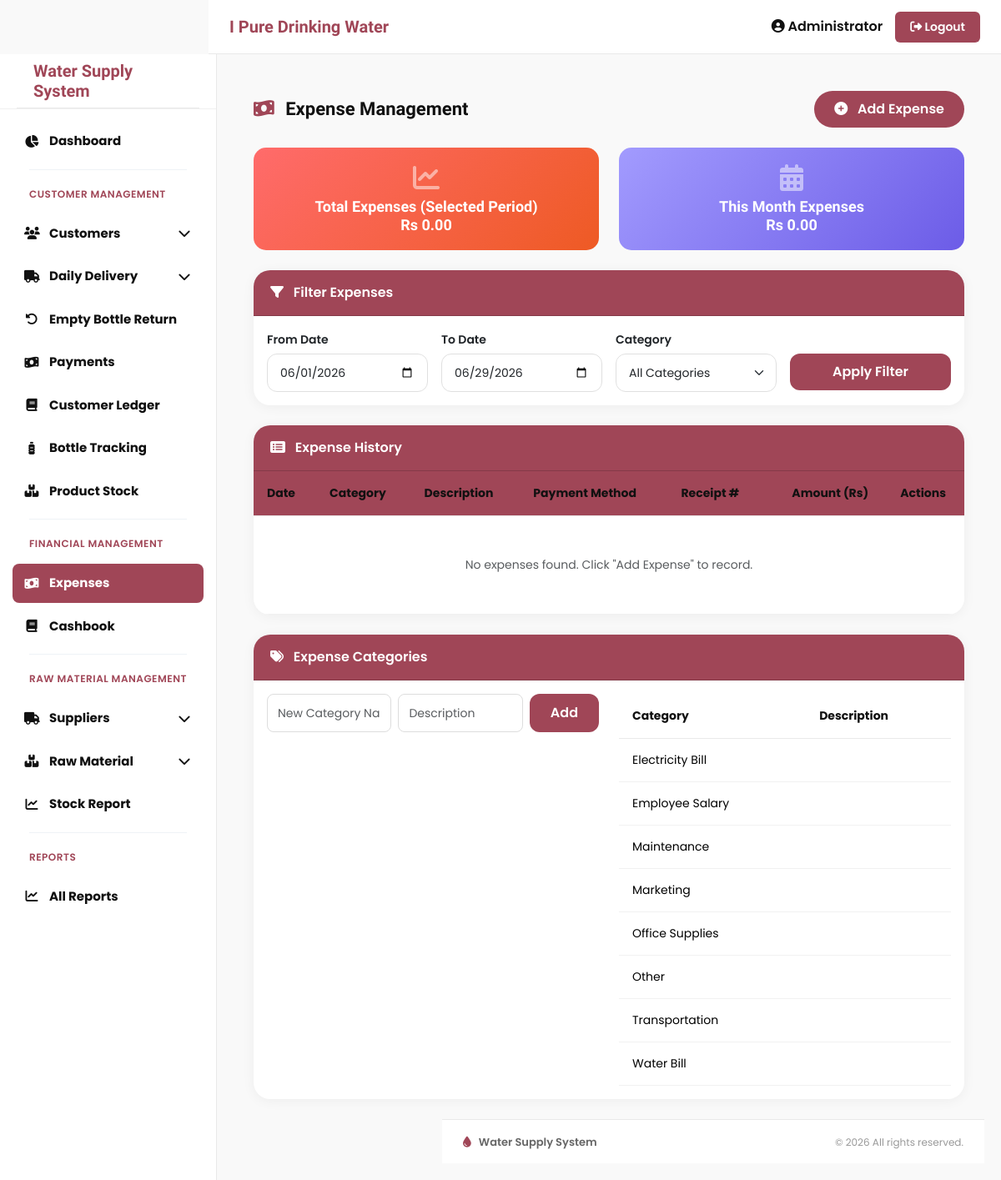
Page /pages/expenses.php (signed in) on the committed database.
### tables this page shows
CREATE TABLE IF NOT EXISTS `expense_categories` (
    `id` INT(11) NOT NULL AUTO_INCREMENT,
    `category_name` VARCHAR(200) NOT NULL,
    `description` TEXT DEFAULT NULL,
    `created_datetime` DATETIME NOT NULL DEFAULT CURRENT_TIMESTAMP,
    PRIMARY KEY (`id`)
);

### pages/expenses.php (the view, shortened to what this page needs)
<?php
require_once '../includes/db.php';
$from_date = isset($_GET['from_date']) ? $_GET['from_date'] : date('Y-m-01');
$to_date = isset($_GET['to_date']) ? $_GET['to_date'] : date('Y-m-d');
$where = "WHERE DATE(expense_date) BETWEEN '$from_date' AND '$to_date'";
$expenses = mysqli_query($conn, "SELECT * FROM expenses $where ORDER BY expense_date DESC");
$total_expenses = mysqli_fetch_assoc(mysqli_query($conn, "SELECT COALESCE(SUM(amount),0) as total FROM expenses $where"))['total'];
$monthly_total = mysqli_fetch_assoc(mysqli_query($conn, "SELECT COALESCE(SUM(amount),0) as total FROM expenses WHERE MONTH(expense_date)=MONTH(CURDATE())"))['total'];
?>
<?php include '../includes/header.php'; ?>
<div class="main-wrapper">
<div class="container-fluid p-4">
    <div class="d-flex flex-wrap justify-content-between align-items-center mb-4">
        <h2 class="page-heading mb-2 mb-sm-0">
            <i class="fas fa-money-bill-wave me-2" style="color: #A04657;"></i> Expense Management
        </h2>
        <button class="btn btn-primary rounded-pill px-4" data-bs-toggle="modal" data-bs-target="#addExpenseModal">
            <i class="fas fa-plus-circle me-2"></i> Add Expense
        </button>
    </div>
    <div class="row g-4 mb-4">
        <div class="col-md-6">
            <div class="summary-card total">
                <i class="fas fa-chart-line fa-2x mb-2 opacity-50"></i>
                <h5>Total Expenses (Selected Period)</h5>
                <h2 class="mb-0">Rs <?php echo number_format($total_expenses, 2); ?></h2>
            </div>
        </div>
        <div class="col-md-6">
            <div class="summary-card monthly">
                <i class="fas fa-calendar-alt fa-2x mb-2 opacity-50"></i>
                <h5>This Month Expenses</h5>
                <h2 class="mb-0">Rs <?php echo number_format($monthly_total, 2); ?></h2>
            </div>
        </div>
    </div>
    <div class="card expense-card mb-4">
        <div class="card-header">
            <i class="fas fa-filter me-2"></i> Filter Expenses
        </div>
        <div class="card-body">
            <form method="GET" class="row g-3">
                <div class="col-md-3">
                    <label class="form-label">From Date</label>
                    <input type="date" name="from_date" class="form-control filter-control" value="<?php echo $from_date; ?>">
                </div>
                <div class="col-md-3">
                    <label class="form-label">To Date</label>
                    <input type="date" name="to_date" class="form-control filter-control" value="<?php echo $to_date; ?>">
                </div>
                <div class="col-md-3">
                    <label class="form-label">Category</label>
                    <select name="category" class="form-select filter-control">
                        <option value="0">All Categories</option>
                    </select>
                </div>
                <div class="col-md-3">
                    <label class="form-label">&nbsp;</label>
                    <button type="submit" class="btn btn-primary-custom w-100">Apply Filter</button>
                </div>
            </form>
        </div>
    </div>
    <div class="card expense-card">
        <div class="card-header">
            <i class="fas fa-list-alt me-2"></i> Expense History
        </div>
        <div class="card-body p-0">
            <div class="table-responsive">
                <table class="table expense-table mb-0">
                    <thead>
                        <tr>
                            <th>Date</th>
                            <th>Category</th>
                            <th>Description</th>
                            <th>Payment Method</th>
                            <th>Receipt #</th>
                            <th class="text-end">Amount (Rs)</th>
                            <th class="text-center">Actions</th>
                        </tr>
                    </thead>
                    <tbody>
                        <?php if(mysqli_num_rows($expenses) > 0): ?>
                            <?php while($e = mysqli_fetch_assoc($expenses)): ?>
                                <tr>
                                    <td><?php echo date('d-m-Y', strtotime($e['expense_date'])); ?></td>
                                    <td><span class="badge bg-secondary"><?php echo htmlspecialchars($e['expense_category']); ?></span></td>
                                    <td><?php echo htmlspecialchars($e['description']); ?></td>
                                    <td><?php echo $e['payment_method']; ?></td>
                                    <td><?php echo $e['receipt_no'] ?: '—'; ?></td>
                                    <td class="text-end text-danger fw-bold">Rs <?php echo number_format($e['amount'], 2); ?></td>
                                    <td class="text-center">
                                        <a href="?delete=<?php echo $e['id']; ?>" class="btn btn-sm btn-outline-danger rounded-circle" onclick="return confirm('Delete this expense?')">
                                            <i class="fas fa-trash-alt"></i>
                                        </a>
                                    </td>
                                </tr>
                            <?php endwhile; ?>
                        <?php else: ?>
                            <tr><td colspan="7" class="text-center py-5 text-muted">No expenses found. Click "Add Expense" to record.<?php endif; ?>
                    </tbody>
                </table>
            </div>
        </div>
    </div>
    <div class="card expense-card mt-4">
        <div class="card-header">
            <i class="fas fa-tags me-2"></i> Expense Categories
        </div>
        <div class="card-body">
            <div class="row">
                <div class="col-md-6">
                    <form method="POST" class="d-flex gap-2">
                        <input type="text" name="category_name" class="form-control" placeholder="New Category Name" required>
                        <input type="text" name="cat_description" class="form-control" placeholder="Description">
                        <button type="submit" name="add_category" class="btn btn-primary-custom">Add</button>
                    </form>
                </div>
                <div class="col-md-6">
                    <div class="table-responsive">
                        <table class="table table-sm">
                            <thead><tr><th>Category</th><th>Description</th></tr></thead>
                            <tbody>
                                <?php
                                $all_cats = mysqli_query($conn, "SELECT * FROM expense_categories ORDER BY category_name");
                                while($cat = mysqli_fetch_assoc($all_cats)): ?>
                                    <tr><td><?php echo htmlspecialchars($cat['category_name']); ?></td><td><?php echo htmlspecialchars($cat['description']); ?></td></tr>
                                <?php endwhile; ?>
                            </tbody>
                        </table>
                    </div>
                </div>
            </div>
        </div>
    </div>
</div>
<?php include '../includes/footer.php'; ?>

### rows in the picture
expense_categories: category_name "Electricity Bill"
expense_categories: category_name "Employee Salary"
expense_categories: category_name "Maintenance"
expense_categories: category_name "Marketing"
expense_categories: category_name "Office Supplies"
expense_categories: category_name "Other"
expense_categories: category_name "Transportation"
expense_categories: category_name "Water Bill"

### other values in the picture
$company_name "I Pure Drinking Water"
$admin_name "Administrator"
$software_name "Water Supply System"
$total_expenses "0.00"
$monthly_total "0.00"
$footer_text "Water Supply System"
